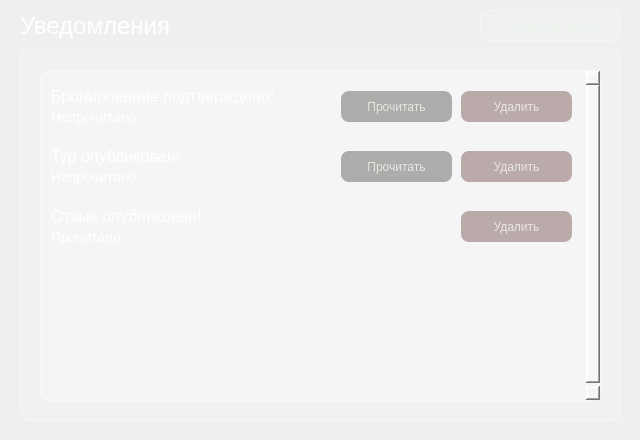
<?xml version="1.0" encoding="UTF-8"?>
<ui version="4.0">
 <class>Dialog</class>
 <widget class="QDialog" name="Dialog">
  <property name="geometry">
   <rect>
    <x>0</x>
    <y>0</y>
    <width>640</width>
    <height>440</height>
   </rect>
  </property>
  <property name="windowTitle">
   <string>Dialog</string>
  </property>
  <property name="styleSheet">
   <string notr="true">background-color: qlineargradient(spread:pad, x1:1, y1:1, x2:0, y2:0,
    stop:0 rgba(20, 65, 30, 255),
    stop:0.427447 rgba(35, 95, 55, 235),
    stop:1 rgba(110, 160, 90, 255));</string>
  </property>
  <widget class="QLabel" name="label_Guide">
   <property name="geometry">
    <rect>
     <x>20</x>
     <y>10</y>
     <width>161</width>
     <height>31</height>
    </rect>
   </property>
   <property name="styleSheet">
    <string notr="true">background-color: none;
font-size: 24px;
border: none;
color: white;</string>
   </property>
   <property name="text">
    <string>Уведомления</string>
   </property>
  </widget>
  <widget class="QFrame" name="frame">
   <property name="geometry">
    <rect>
     <x>20</x>
     <y>50</y>
     <width>601</width>
     <height>371</height>
    </rect>
   </property>
   <property name="styleSheet">
    <string notr="true">background-color: rgba(255, 255, 255, 0.15);
color: rgb(235, 245, 235);
border: 1px solid rgba(255, 255, 255, 0.35);
border-radius: 8px</string>
   </property>
   <property name="frameShape">
    <enum>QFrame::Shape::StyledPanel</enum>
   </property>
   <property name="frameShadow">
    <enum>QFrame::Shadow::Raised</enum>
   </property>
   <widget class="QScrollArea" name="scrollArea">
    <property name="geometry">
     <rect>
      <x>20</x>
      <y>20</y>
      <width>561</width>
      <height>331</height>
     </rect>
    </property>
    <property name="horizontalScrollBarPolicy">
     <enum>Qt::ScrollBarPolicy::ScrollBarAlwaysOff</enum>
    </property>
    <property name="widgetResizable">
     <bool>false</bool>
    </property>
    <widget class="QWidget" name="scrollAreaWidgetContents">
     <property name="geometry">
      <rect>
       <x>0</x>
       <y>0</y>
       <width>550</width>
       <height>332</height>
      </rect>
     </property>
     <widget class="QLabel" name="label_GuideName_5">
      <property name="geometry">
       <rect>
        <x>10</x>
        <y>10</y>
        <width>231</width>
        <height>31</height>
       </rect>
      </property>
      <property name="styleSheet">
       <string notr="true">background-color: none;
font-size: 16px;
border: none;
color: white;</string>
      </property>
      <property name="text">
       <string>Бронирование подтверждено!</string>
      </property>
     </widget>
     <widget class="QLabel" name="label_GuideName_7">
      <property name="geometry">
       <rect>
        <x>10</x>
        <y>130</y>
        <width>221</width>
        <height>31</height>
       </rect>
      </property>
      <property name="styleSheet">
       <string notr="true">background-color: none;
font-size: 16px;
border: none;
color: white;</string>
      </property>
      <property name="text">
       <string>Отзыв опубликован!</string>
      </property>
     </widget>
     <widget class="QLabel" name="label_Role_5">
      <property name="geometry">
       <rect>
        <x>10</x>
        <y>90</y>
        <width>101</width>
        <height>31</height>
       </rect>
      </property>
      <property name="styleSheet">
       <string notr="true">background-color: none;
font-size: 14px;
border: none;
color: white;</string>
      </property>
      <property name="text">
       <string>Непрочитано</string>
      </property>
     </widget>
     <widget class="QPushButton" name="pushButton_Profile_4">
      <property name="geometry">
       <rect>
        <x>300</x>
        <y>20</y>
        <width>111</width>
        <height>31</height>
       </rect>
      </property>
      <property name="styleSheet">
       <string notr="true">background-color: rgba(110, 115, 110, 140);
color: rgba(235, 235, 232, 235);
border: none;
border-radius: 8px;
padding: 8px 18px;</string>
      </property>
      <property name="text">
       <string>Прочитать</string>
      </property>
     </widget>
     <widget class="QPushButton" name="pushButton_Profile_7">
      <property name="geometry">
       <rect>
        <x>300</x>
        <y>80</y>
        <width>111</width>
        <height>31</height>
       </rect>
      </property>
      <property name="styleSheet">
       <string notr="true">background-color: rgba(110, 115, 110, 140);
color: rgba(235, 235, 232, 235);
border: none;
border-radius: 8px;
padding: 8px 18px;</string>
      </property>
      <property name="text">
       <string>Прочитать</string>
      </property>
     </widget>
     <widget class="QPushButton" name="pushButton_Profile_6">
      <property name="geometry">
       <rect>
        <x>420</x>
        <y>80</y>
        <width>111</width>
        <height>31</height>
       </rect>
      </property>
      <property name="styleSheet">
       <string notr="true">background-color: rgba(140, 110, 110, 140);
color: rgba(235, 235, 232, 235);
border: none;
border-radius: 8px;
padding: 8px 18px;</string>
      </property>
      <property name="text">
       <string>Удалить</string>
      </property>
     </widget>
     <widget class="QLabel" name="label_Role_4">
      <property name="geometry">
       <rect>
        <x>10</x>
        <y>30</y>
        <width>101</width>
        <height>31</height>
       </rect>
      </property>
      <property name="styleSheet">
       <string notr="true">background-color: none;
font-size: 14px;
border: none;
color: white;</string>
      </property>
      <property name="text">
       <string>Непрочитано</string>
      </property>
     </widget>
     <widget class="QLabel" name="label_Role_6">
      <property name="geometry">
       <rect>
        <x>10</x>
        <y>150</y>
        <width>101</width>
        <height>31</height>
       </rect>
      </property>
      <property name="styleSheet">
       <string notr="true">background-color: none;
font-size: 14px;
border: none;
color: white;</string>
      </property>
      <property name="text">
       <string>Прочитано</string>
      </property>
     </widget>
     <widget class="QLabel" name="label_GuideName_6">
      <property name="geometry">
       <rect>
        <x>10</x>
        <y>70</y>
        <width>221</width>
        <height>31</height>
       </rect>
      </property>
      <property name="styleSheet">
       <string notr="true">background-color: none;
font-size: 16px;
border: none;
color: white;</string>
      </property>
      <property name="text">
       <string>Тур опубликован!</string>
      </property>
     </widget>
     <widget class="QPushButton" name="pushButton_Profile_5">
      <property name="geometry">
       <rect>
        <x>420</x>
        <y>20</y>
        <width>111</width>
        <height>31</height>
       </rect>
      </property>
      <property name="styleSheet">
       <string notr="true">background-color: rgba(140, 110, 110, 140);
color: rgba(235, 235, 232, 235);
border: none;
border-radius: 8px;
padding: 8px 18px;</string>
      </property>
      <property name="text">
       <string>Удалить</string>
      </property>
     </widget>
     <widget class="QPushButton" name="pushButton_Profile_8">
      <property name="geometry">
       <rect>
        <x>420</x>
        <y>140</y>
        <width>111</width>
        <height>31</height>
       </rect>
      </property>
      <property name="styleSheet">
       <string notr="true">background-color: rgba(140, 110, 110, 140);
color: rgba(235, 235, 232, 235);
border: none;
border-radius: 8px;
padding: 8px 18px;</string>
      </property>
      <property name="text">
       <string>Удалить</string>
      </property>
     </widget>
    </widget>
   </widget>
  </widget>
  <widget class="QPushButton" name="pushButton_Logout">
   <property name="geometry">
    <rect>
     <x>480</x>
     <y>10</y>
     <width>141</width>
     <height>31</height>
    </rect>
   </property>
   <property name="styleSheet">
    <string notr="true">background-color: rgba(255, 255, 255, 0.15);
color: rgb(235, 245, 235);
border: 1px solid rgba(255, 255, 255, 0.35);
border-radius: 8px;
font-size: 14px;</string>
   </property>
   <property name="text">
    <string>В главное меню</string>
   </property>
  </widget>
 </widget>
 <resources/>
 <connections/>
</ui>
